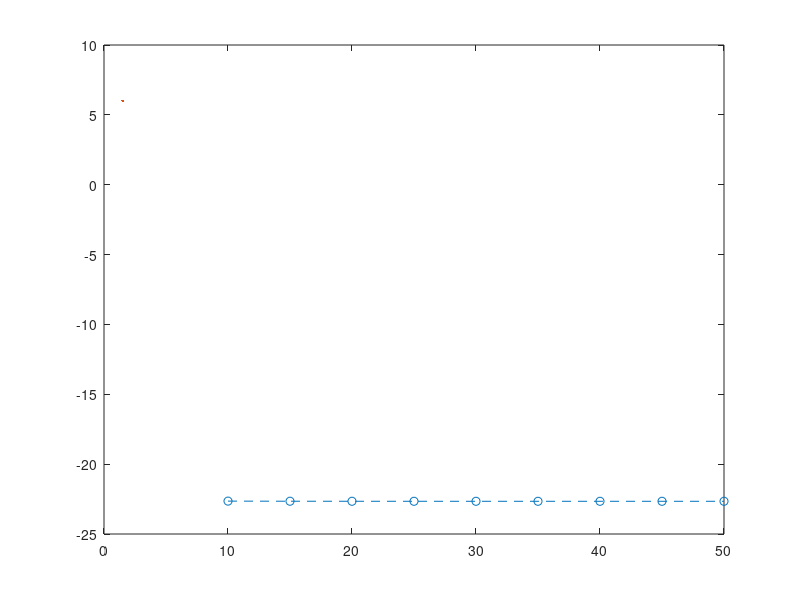

Here is the MATLAB script that generated this plot: (Note: this script raises an error after producing the figure.)
clear
clc

cutoff_number = [10, 15, 20, 25, 30, 35, 40, 45, 50];
final_energy = [-22.6462242342, -22.6539747717, -22.6570465411, -22.6581669311, -22.6583718491, -22.6585139935, -22.6585633143, -22.6585633292, -22.6585728712];

figure(1)
plot(cutoff_number,final_energy,'o--',LineWidth=1.5,MarkerSize=6)
ax = gca;
ax.XAxis.FontSize = 16;
ax.YAxis.FontSize = 16;
ylabel("Final Energy (Ry)",FontSize=20)
xlabel("Kinetic Energy Cutoff (Ry)",FontSize=20)
fig = gcf;
fig.Position(3:4)=[1000,800];